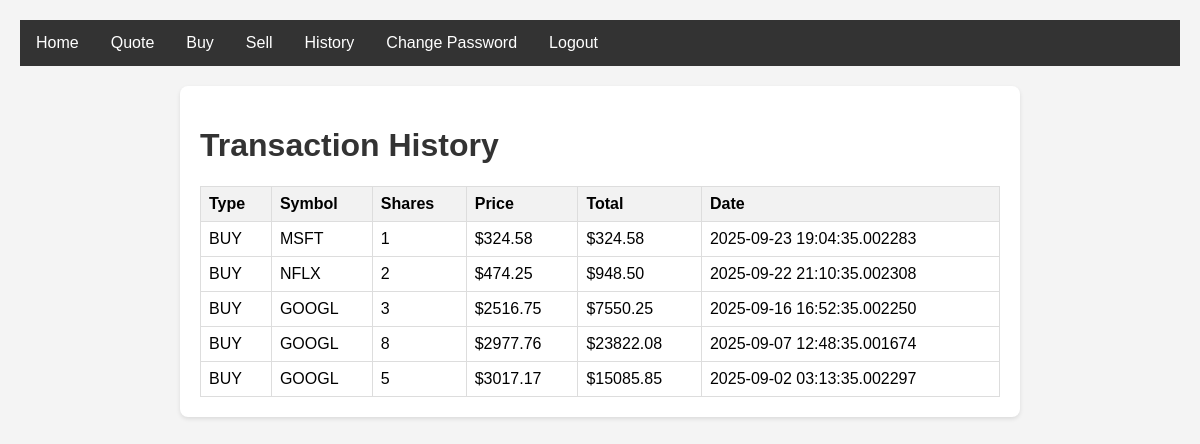
Screenshot of /history (signed in) with the database file from the repository.
### tables this page shows
CREATE TABLE transactions (
        id INTEGER PRIMARY KEY AUTOINCREMENT,
        user_id INTEGER NOT NULL,
        symbol TEXT NOT NULL,
        shares INTEGER NOT NULL,
        price NUMERIC NOT NULL,
        type TEXT NOT NULL,
        timestamp DATETIME DEFAULT CURRENT_TIMESTAMP,
        FOREIGN KEY (user_id) REFERENCES users (id)
    );

### app.py (the view)
@app.route("/history")
@login_required
def history():
    db = get_db_connection()
    try:
        transactions = db.execute("""
            SELECT * FROM transactions
            WHERE user_id = ?
            ORDER BY timestamp DESC
        """, (session["user_id"],)).fetchall()
        return render_template("history.html", transactions=transactions)
    finally:
        db.close()

### app.py (called while the page is built)
@app.after_request
def after_request(response):
    response.headers["Cache-Control"] = "no-cache, no-store, must-revalidate"
    response.headers["Expires"] = 0
    response.headers["Pragma"] = "no-cache"
    return response

def get_db_connection():
    conn = sqlite3.connect("finance.db")
    conn.row_factory = sqlite3.Row
    return conn

### helpers.py (called while the page is built)
def login_required(f):
    @wraps(f)
    def decorated_function(*args, **kwargs):
        if session.get("user_id") is None:
            return redirect("/login")
        return f(*args, **kwargs)
    return decorated_function

### templates/history.html (shortened to what this page needs)
{% extends "layout.html" %}
{% block content %}
<h1>Transaction History</h1>
{% if transactions %}
<table>
    <thead>
        <tr>
            <th>Type</th>
            <th>Symbol</th>
            <th>Shares</th>
            <th>Price</th>
            <th>Total</th>
            <th>Date</th>
        </tr>
    </thead>
    <tbody>
        {% for transaction in transactions %}
        <tr>
            <td>{{ transaction.type.upper() }}</td>
            <td>{{ transaction.symbol }}</td>
            <td>{{ transaction.shares if transaction.type == 'buy' else -transaction.shares }}</td>
            <td>${{ "%.2f"|format(transaction.price) }}</td>
            <td>${{ "%.2f"|format(transaction.shares * transaction.price) }}</td>
            <td>{{ transaction.timestamp }}</td>
        </tr>
        {% endfor %}
    </tbody>
</table>
{% else %}
<p>No transactions found.</p>
{% endif %}
{% endblock %}

### static/styles.css (style rules this page uses)
body { font-family: Arial, sans-serif; margin: 0; padding: 20px; background-color: #f4f4f4; }
h1, h2 { color: #333; }
table { width: 100%; border-collapse: collapse; margin-top: 20px; }
th, td { border: 1px solid #ddd; padding: 8px; text-align: left; }
th { background-color: #f2f2f2; }

### rows the page displays
transactions: price "324.58", transaction.shares*transaction.price "324.58"
transactions: price "474.25", transaction.shares*transaction.price "948.50"
transactions: price "2516.75", transaction.shares*transaction.price "7550.25"
transactions: price "2977.76", transaction.shares*transaction.price "23822.08"
transactions: price "3017.17", transaction.shares*transaction.price "15085.85"
